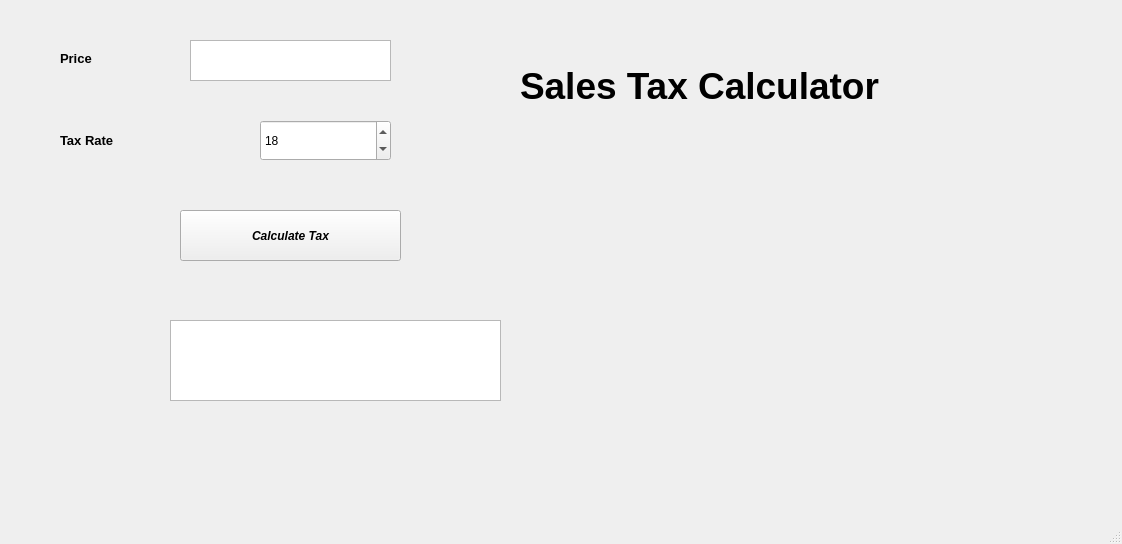
<?xml version="1.0" encoding="UTF-8"?>
<ui version="4.0">
 <class>MainWindow</class>
 <widget class="QMainWindow" name="MainWindow">
  <property name="geometry">
   <rect>
    <x>0</x>
    <y>0</y>
    <width>1122</width>
    <height>544</height>
   </rect>
  </property>
  <property name="windowTitle">
   <string>MainWindow</string>
  </property>
  <widget class="QWidget" name="centralwidget">
   <widget class="QTextEdit" name="price_box">
    <property name="geometry">
     <rect>
      <x>190</x>
      <y>40</y>
      <width>201</width>
      <height>41</height>
     </rect>
    </property>
   </widget>
   <widget class="QLabel" name="label">
    <property name="geometry">
     <rect>
      <x>60</x>
      <y>50</y>
      <width>59</width>
      <height>17</height>
     </rect>
    </property>
    <property name="font">
     <font>
      <pointsize>10</pointsize>
      <weight>75</weight>
      <bold>true</bold>
     </font>
    </property>
    <property name="text">
     <string>Price</string>
    </property>
   </widget>
   <widget class="QSpinBox" name="spinBox">
    <property name="geometry">
     <rect>
      <x>260</x>
      <y>120</y>
      <width>131</width>
      <height>41</height>
     </rect>
    </property>
    <property name="value">
     <number>18</number>
    </property>
   </widget>
   <widget class="QLabel" name="label_2">
    <property name="geometry">
     <rect>
      <x>60</x>
      <y>120</y>
      <width>111</width>
      <height>41</height>
     </rect>
    </property>
    <property name="font">
     <font>
      <pointsize>10</pointsize>
      <weight>75</weight>
      <bold>true</bold>
     </font>
    </property>
    <property name="text">
     <string>Tax Rate </string>
    </property>
   </widget>
   <widget class="QPushButton" name="cal_tax_btn">
    <property name="geometry">
     <rect>
      <x>180</x>
      <y>210</y>
      <width>221</width>
      <height>51</height>
     </rect>
    </property>
    <property name="font">
     <font>
      <weight>75</weight>
      <italic>true</italic>
      <bold>true</bold>
     </font>
    </property>
    <property name="text">
     <string>Calculate Tax</string>
    </property>
   </widget>
   <widget class="QTextEdit" name="result_window">
    <property name="geometry">
     <rect>
      <x>170</x>
      <y>320</y>
      <width>331</width>
      <height>81</height>
     </rect>
    </property>
    <property name="font">
     <font>
      <pointsize>28</pointsize>
      <weight>75</weight>
      <bold>true</bold>
     </font>
    </property>
   </widget>
   <widget class="QLabel" name="label_3">
    <property name="geometry">
     <rect>
      <x>520</x>
      <y>40</y>
      <width>541</width>
      <height>91</height>
     </rect>
    </property>
    <property name="font">
     <font>
      <pointsize>28</pointsize>
      <weight>75</weight>
      <bold>true</bold>
     </font>
    </property>
    <property name="text">
     <string>Sales Tax Calculator</string>
    </property>
   </widget>
  </widget>
  <widget class="QMenuBar" name="menubar">
   <property name="geometry">
    <rect>
     <x>0</x>
     <y>0</y>
     <width>1122</width>
     <height>27</height>
    </rect>
   </property>
  </widget>
  <widget class="QStatusBar" name="statusbar"/>
 </widget>
 <resources/>
 <connections/>
</ui>
